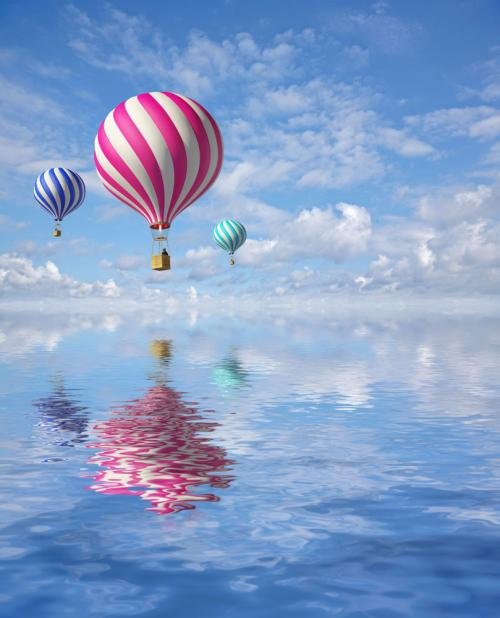
#> input picture images/1_2.jfif, 500 x 618 px
$ jupyter execute --allow-errors '04.00_numpy补充.ipynb'   (shell and % lines are left out)   (older library calls are emulated)
#> lines starting #> are read from the running program, lines starting #| are printed output that depends on the picture
[cell 1]
import numpy as np

[cell 2]
np.__version__

# 计算运行时间的两种方法

1. `%time`:计算单次运行时间
2. `%timeit`:计算平均运行时间

[cell 3]
arr = np.random.randint(1, 1000, (100, 100000))

[cell 4]
arr * 100

[cell 5]
arr*100

1. `%%time`计算模块运行时间
2. `%%timeit` 计算模块平均运行时间

[cell 6]
arr2 = arr * 10
arr2 + arr

[cell 7]
arr2 = arr * 10
arr2 + arr

# 显示魔法函数列表

# 创建等差数列

[cell 8]
np.linspace(0, 10, 11)

[cell 9]
np.linspace(0, 10, 11, endpoint=False) # 不算结尾

# 保留小数

[cell 10]
arr = np.random.random(1)
print(arr)
print(arr.round(2))

# 将图片数组化

[cell 11]
from PIL import Image

[cell 12]
img = Image.open('images/1_2.jfif')
#> img is the input picture: PIL image 500x618 RGB; mean R, G, B 132.3, 158.2, 200.5
img

>图片一般是三维的数组，每个维度分别是
(高度， 宽度， 像素)  或者 （行， 列， 其他）

[cell 13]
img_arr = np.array(img)
img_arr.shape
#> Out = (618, 500, 3)

> int8 = `2^8 = 256` int8是带符号的，所以它的显示范围是[-128, 127]
uint8: 无符号整数[0, 256]

[cell 14]
np.int8(129)

利用数组变换， 改变图像

[cell 15]
import matplotlib.pyplot as plt
plt.imshow(img)

[cell 16]
# 修改对像素的控制数组，实现图片颜色变换
img2 = Image.fromarray(img_arr[:,:,::-1])
plt.imshow(img2)

[cell 17]
# 实现图片缩小
img3 = Image.fromarray(img_arr[::5, ::5])
img3

[cell 18]
# 图片的像素为(r,g,b), 对像素进行变换
img3 = Image.fromarray(img_arr[:,:,[1,2,0]])
#> img3: PIL image 500x618 RGB
plt.imshow(img3)

[cell 19]
# 只提取图片的长和宽，不提取像素，实现图片灰度
img4 = img_arr[:,:,0]
plt.imshow(img4)

[cell 20]
# 实现图片颠倒
plt.imshow(img_arr[::-1])

[cell 21]
# 左右颠倒
plt.imshow(img_arr[:, ::-1])

[cell 22]
# 上下左右颠倒
plt.imshow(img_arr[::-1, ::-1])
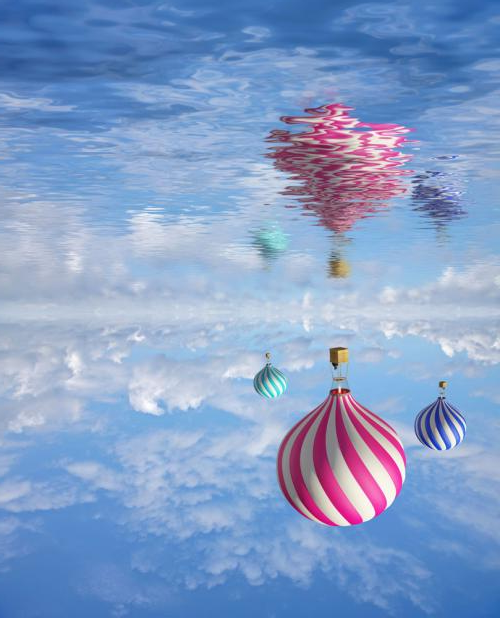
#> shown: shape (618, 500, 3); mean R, G, B 132.3, 158.2, 200.5

[cell 23]
# 实现马赛克
plt.imshow(img_arr[::5, ::5])

# 数组转置，实现图片宽度和高度对调

[cell 24]
img6 = np.transpose(img_arr, axes=(1,0,2))  # 转置，axes=（）指定轴转换
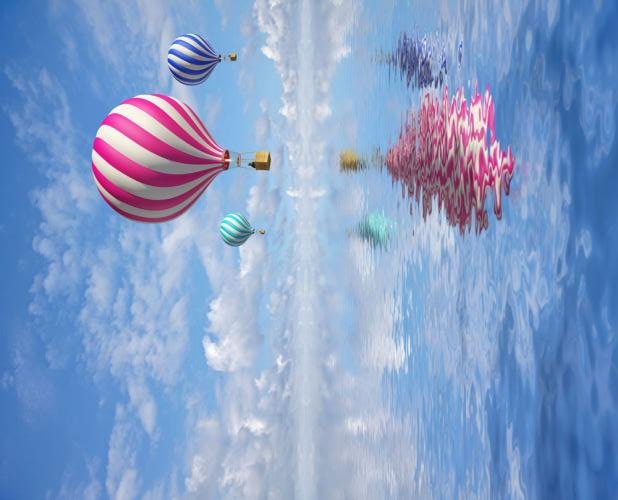
#> img6: shape (500, 618, 3); mean R, G, B 132.3, 158.2, 200.5
plt.imshow(img6)

# `np.concatenate()`实现图片拼接

[cell 25]
plt.imshow(img_arr)

[cell 26]
# 截取图片
img7 = img_arr[90:280, 90:260]
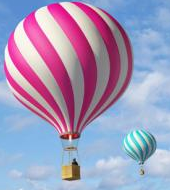
#> img7: shape (190, 170, 3); mean R, G, B 161.7, 153.7, 187.8
plt.imshow(img7)

[cell 27]
# 截取图片并拼接, 对高度进行截取
img8 = img_arr[:275]
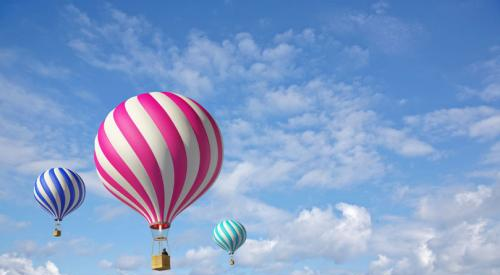
#> img8: shape (275, 500, 3); mean R, G, B 131, 156.8, 201.5
# 截取高度[275,350),并调换颜色
img9 = img_arr[275:350, :, ::-1]
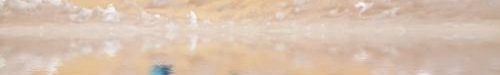
#> img9: shape (75, 500, 3); mean R, G, B 216.3, 193.2, 174.7
img10 = img_arr[350:]
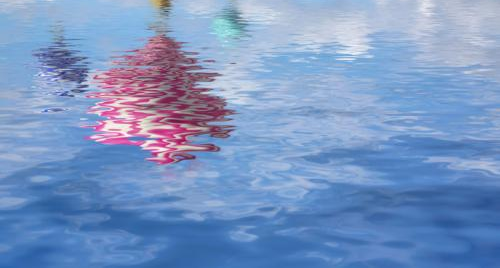
#> img10: shape (268, 500, 3); mean R, G, B 121.9, 149.8, 194.9
img11 = np.concatenate([img8, img9, img10])
plt.imshow(img11)

[cell 28]
# 截取图片宽度
img12 = img_arr[:,:100]
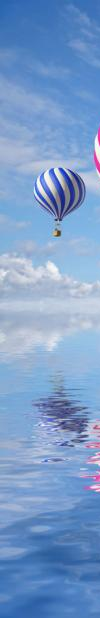
#> img12: shape (618, 100, 3); mean R, G, B 122.3, 156.3, 201.7
img13 = img_arr[:, 100:270, ::-1]
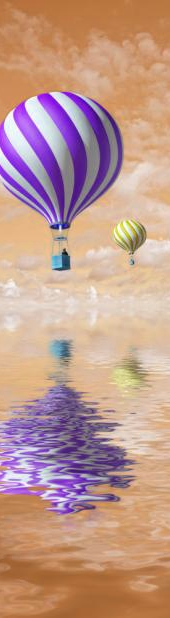
#> img13: shape (618, 170, 3); mean R, G, B 192.4, 153.2, 140.3
img14 = img_arr[:, 270:]
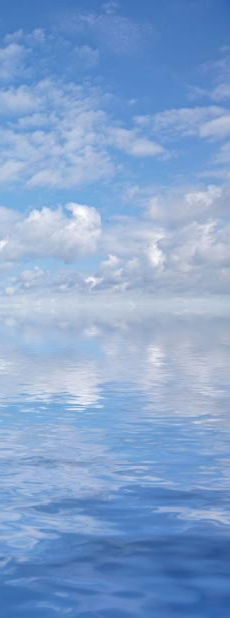
#> img14: shape (618, 230, 3); mean R, G, B 130.8, 162.7, 205.9
# 指定对1轴(宽度)进行连接
img15 = np.concatenate([img12, img13, img14], axis=1)
plt.imshow(img15)

# 水平级联、垂直级联

1. `np.hstack(tuple)` 水平级联，水平方向数组会增加
2. `np.vstack(tuple)` 垂直级联，垂直方向数组会增加

[cell 29]
arr1 = np.array([[1,2,3], [100,200,300]])
arr2 = np.array([[4,5,6], [400,500,600]])
print('arr1:',arr1.shape)
print('arr2:',arr2.shape)

[cell 30]
# 水平级联意味着，对列连接，行保持不变
np.hstack((arr1, arr2))

[cell 31]
# 垂直级联意味着，对行连接，列保持不变
np.vstack((arr1,arr2))

[cell 32]
arr1 = np.random.randint(1,10,size=(4,5))
arr2 = np.random.randint(1,10,size=(5,5))

[cell 33]
# 报错，维度不一致
# np.hstack((arr1,arr2))

[cell 34]
np.vstack((arr1,arr2))
# 上下两个相等
# np.concatenate((arr1,arr2), axis=0)

# 切分
+ `np.split(arr,indices_or_sections, axis=0 )`
+ `np.hsplit(arr,indices_or_sections)`
+ `np.vsplit(arr,indices_or_sections)`
axis指定哪个轴，那个轴不会发生变化

[cell 35]
arr = np.arange(1,31).reshape((5,6))

[cell 36]
np.split(arr, [1], axis=0)

[cell 37]
np.split(arr,[1,4], axis=0)

如果输入整数的话，则对数组平均切割，所以输入的整数要能被指定轴的维度整除

[cell 38]
# np.split(arr, 2, axis=0)
# 报错， 因为axis=0时，维度为5，不能被2整除
arr.shape

[cell 39]
np.split(arr, 2 ,axis=1)

水平切割与垂直切割

[cell 40]
arr

[cell 41]
# 水平切割的实质就是对列切割
np.hsplit(arr, [1,3])

[cell 42]
np.vsplit(arr, [1,-1])

# 副本
numpy为了节省内存，会直接对array操作，不会返回新的array，

[cell 43]
arr2 = arr
print('arr:',id(arr))
print('arr2:',id(arr2))

对数组进行复制

[cell 44]
arr2 = arr.copy()
print('arr:',id(arr))
print('arr2:',id(arr2))

# 聚合操作

[cell 45]
arr = np.random.randint(1,101, size=(4,5))
arr

[cell 46]
arr.min()

[cell 47]
# 指定轴
arr.min(axis=0)

中位数
+ `np.median()`

[cell 48]
# 报错， arr对象没有中位数，
# arr.median()
np.median(arr)

上面的也可以分成如下几步
+ 将数组降维(1D)
+ 求中位数

[cell 49]
arr2 = np.ravel(arr)
np.median(arr2)

[cell 50]
arr

[cell 51]
np.median(arr, axis=1)

查看arr是不为0

[cell 52]
arr.any()

[cell 53]
arr.all()

[cell 54]
arr[0,0] =0
arr.all()

[cell 55]
arr.all(axis=0)

# 统计学相关

## 协方差
$$cov(X,Y) = E(X-EX) E(Y-EY)$$
$$cov(X,Y) = \sum_{i=1}^{n} \frac{(X_i-\bar{X})(Y_i -\bar{Y})}{n}$$
>起源：协方差自然是由方差衍生而来的，方差反应的是一个变量（一维）的离散程度，到二维了，我们可以对每个维度求其离散程度，但我们还想知道更多。我们想知道两个维度（变量）之间的关系，直观的举例就是身高和体重（青少年），我们采集到的数据里面有一种固有的性质，那就是身高越高的样本似乎总有着更大的体重，那我们如何衡量这种关系呢，单独求两个方差是不行的。
因此协方差应运而生，它的公式也与方差极度同源，方差是每个样本减去均值的平方后去平均（n-1），协方差就把平方的2拆成1+1，就是x减去x的平均，乘以，y减去y的平均，最后对整体取平均。

#> (a cell that did not finish here is left out)

[cell 57]
std_arr1 = np.std(arr1)
std_arr2 = np.std(arr2)

[cell 58]
a, b = np.random.rand(2, 4)
print(np.cov(a, b))
print(np.cov([a, b]))
print(np.dot(a - np.mean(a), b - np.mean(b)) / (len(a) - 1))

## 相关系数
`np.correlate(a, v, mode='valid')`
$$R_{ij} = \frac{ C_{ij} } { \sqrt{ C_{ii} * C_{jj} } }$$
>$np.cov()$描述的是两个向量协同变化的程度，它的取值可能非常大，也可能非常小，这就导致没法直观地衡量二者协同变化的程度。相关系数实际上是正则化的协方差，n个变量的相关系数形成一个n维方阵。

[cell 59]
arr1 = np.random.randint(1,10,(4,5))
arr2 = np.random.randint(1,10,(4,5))

[cell 60]
np.corrcoef(arr1, arr2)

[cell 61]
arr1 = np.array([1,2,3,4])
arr2 = np.array([2,3,3,5])
np.cov(arr1, arr2)

[cell 62]
np.cov(arr1, ddof=0)

## 直方图

```python
Signature:
np.histogram(
    a,
    bins=10,  # 将x轴分为几份
    range=None,  # 默认按[min, max]划分bins份
    normed=None,
    weights=None,
    density=None,
)
```

[cell 63]
arr = np.random.randint(1, 101, 100)
print('min:',arr.min(), 'max:', arr.max())

[cell 64]
# 默认将[min, max]分为bins份
np.histogram(arr)

[cell 65]
# 指定分组
np.histogram(arr, bins=20, range=(0.5, 100.5))

[cell 66]
import matplotlib.pyplot as plt
plt.hist(arr, bins=20, range=(0.5, 100.5))
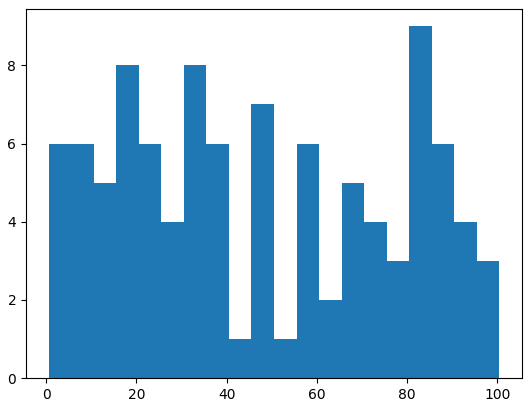
#> figure drawn by matplotlib, 1 panel; tallest bar 9 high, from x = 80.5 to 85.5

$ run again, with images/cat.jfif copied over images/1_2.jfif
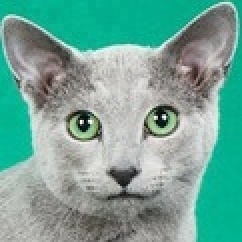
#> input picture images/cat.jfif, 121 x 121 px (shown 2 times larger)
#> img is the input picture: PIL image 121x121 RGB; mean R, G, B 115.6, 164.4, 151.8
#> img9 = empty array
#> `img13 = img_arr[:, 100:270, ::-1]`:
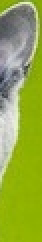
#> img13: shape (121, 21, 3) (shown 2 times larger); mean R, G, B 148.2, 169.2, 67
#> `img15 = np.concatenate([img12, img13, img14], axis=1)`:
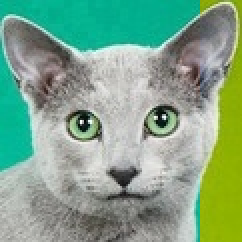
#> img15: shape (121, 121, 3) (shown 2 times larger); mean R, G, B 129.7, 164.4, 137.7

$ run again, with images/1_1.png saved as images/1_2.jfif
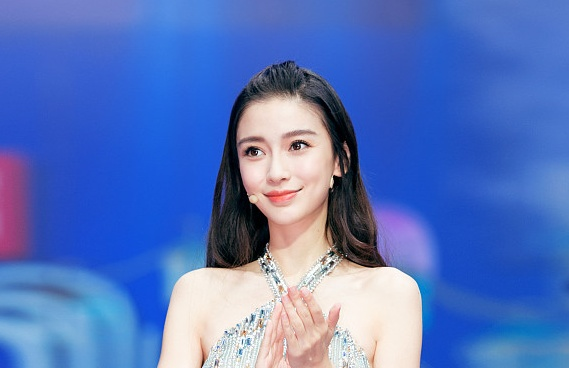
#> input picture images/1_1.png, 569 x 368 px
#> img is the input picture: PIL image 569x368 RGB; mean R, G, B 87.2, 116.7, 189.2
#> `img15 = np.concatenate([img12, img13, img14], axis=1)`:
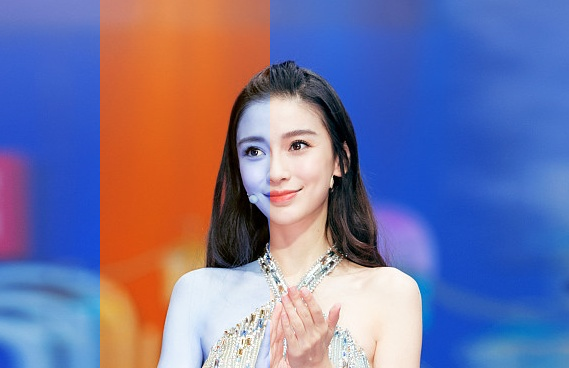
#> img15: shape (368, 569, 3); mean R, G, B 120.1, 116.7, 156.4
